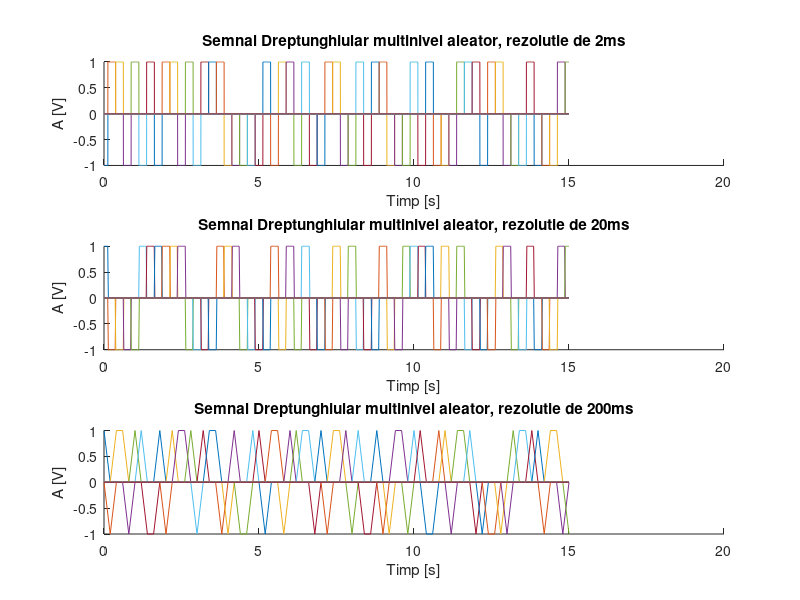

This figure's MATLAB source:
%Se va genera un semnal cu rezolutie temporara de 2ms, 20ms 200ms 
%pentru un semnal continuu de tipul:
 %Semnal dreptunghiular multinivel, aleator:
   %Durata fiec?rui nivel: 0,25 s. 
   %Nivelurile: 
%a.){-1;1}

%pentru rezoluta temporala de 2ms
t=0:0.002:15
nivel = [ -1 1 ]
 subplot(3,1,1)
 hold on
title('Semnal Dreptunghiular multinivel aleator, rezolutie de 2ms')
xlabel('Timp [s]')
ylabel('A [V]')
for n=0:0.25:40
x = datasample(nivel, 1)
plot(t, x*rectpuls(t-n, 0.25))
end

%pentru rezoluta temporala de 20ms
t=0:0.02:15
nivel = [ -1 1 ]
subplot(3,1,2)
hold on
title('Semnal Dreptunghiular multinivel aleator, rezolutie de 20ms')
xlabel('Timp [s]')
ylabel('A [V]')
for n=0:0.25:40
x = datasample(nivel, 1)
plot(t, x*rectpuls(t-n, 0.25))
end

%pentru rezoluta temporala de 200ms
t=0:0.2:15
nivel = [ -1 1 ]
subplot(3,1,3)
hold on
title('Semnal Dreptunghiular multinivel aleator, rezolutie de 200ms')
xlabel('Timp [s]')
ylabel('A [V]')
for n=0:0.25:40
x = datasample(nivel, 1)
plot(t, x*rectpuls(t-n, 0.25))
end


